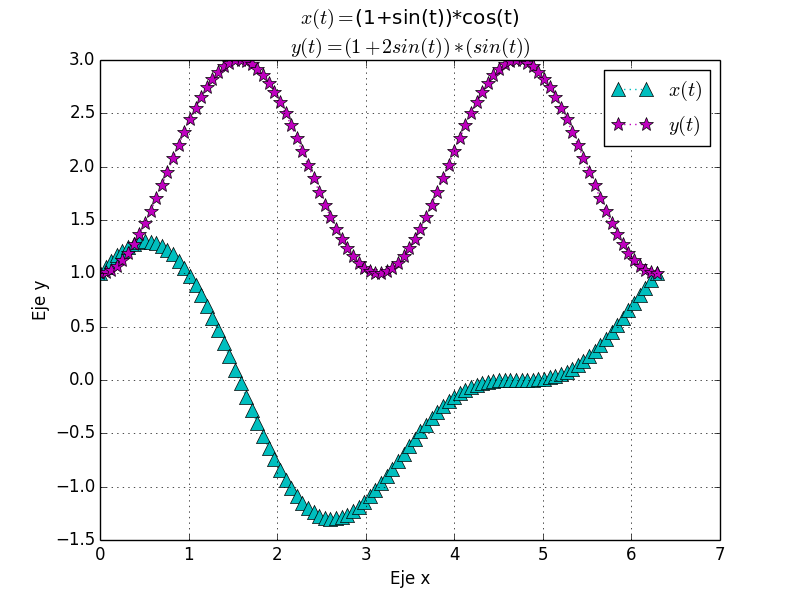

The script that drew this image:
import matplotlib.pyplot as plt
import numpy as np

t= np.linspace(0,2*np.pi,100)
def x(t):
    return ((1+np.sin(t))*(np.cos(t)))
plt.plot(t,x(t),'^:c', ms=10)
plt.title('$x(t)=$(1+sin(t))*cos(t)\n$y(t)=(1+2sin(t))*(sin(t))$')
plt.ylabel('Eje y')
plt.xlabel('Eje x')

def y(t):
    return (1+(2*np.sin(t))*(np.sin(t)))
plt.plot(t,y(t),'*:m', ms =10)
plt.legend(['$x(t)$','$y(t)$'])
plt.grid(True)
plt.show()
